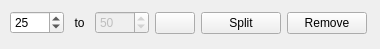
<?xml version="1.0" encoding="UTF-8"?>
<ui version="4.0">
 <class>ColorInterval</class>
 <widget class="QWidget" name="ColorInterval">
  <property name="geometry">
   <rect>
    <x>0</x>
    <y>0</y>
    <width>380</width>
    <height>49</height>
   </rect>
  </property>
  <property name="windowTitle">
   <string>Form</string>
  </property>
  <widget class="QWidget" name="horizontalLayoutWidget">
   <property name="geometry">
    <rect>
     <x>10</x>
     <y>10</y>
     <width>357</width>
     <height>26</height>
    </rect>
   </property>
   <layout class="QHBoxLayout" name="horizontalLayout">
    <item>
     <widget class="QSpinBox" name="minValue">
      <property name="enabled">
       <bool>true</bool>
      </property>
      <property name="maximum">
       <number>1000</number>
      </property>
      <property name="value">
       <number>25</number>
      </property>
     </widget>
    </item>
    <item>
     <widget class="QLabel" name="label_7">
      <property name="text">
       <string>to</string>
      </property>
      <property name="alignment">
       <set>Qt::AlignCenter</set>
      </property>
     </widget>
    </item>
    <item>
     <widget class="QSpinBox" name="maxValue">
      <property name="enabled">
       <bool>false</bool>
      </property>
      <property name="maximum">
       <number>1000</number>
      </property>
      <property name="value">
       <number>50</number>
      </property>
     </widget>
    </item>
    <item>
     <widget class="QPushButton" name="colorChooserButton">
      <property name="text">
       <string/>
      </property>
     </widget>
    </item>
    <item>
     <widget class="QPushButton" name="splitButton">
      <property name="text">
       <string>Split</string>
      </property>
     </widget>
    </item>
    <item>
     <widget class="QPushButton" name="removeButton">
      <property name="text">
       <string>Remove</string>
      </property>
     </widget>
    </item>
   </layout>
  </widget>
 </widget>
 <resources/>
 <connections/>
</ui>
